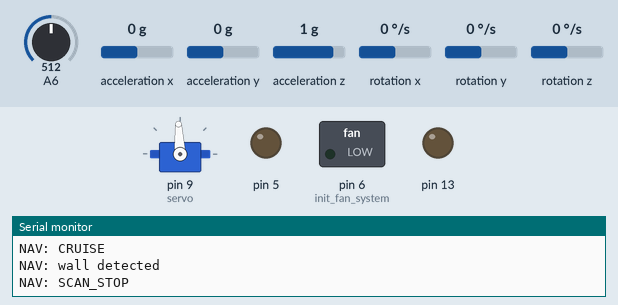
Simulated run of this sketch. Board: Arduino Uno, built with avr-gcc and run on an emulated ATmega328P. Parts: servo, switched loads named in the sketch (green lamp = pin HIGH), output pins drawn as LEDs (lit = HIGH), the last lines printed to the serial monitor. Wiring (inferred from the names in the program): MPU-6050 motion sensor at I2C address 0x68. Inputs (shaded band) come from the test bench; at power-on: rotation z 0 °/s, A6 = 512, acceleration x 0 g, acceleration y 0 g, acceleration z 1 g, rotation x 0 °/s, rotation y 0 °/s. Servo pulses on a pin are drawn as a servo (544–2400 µs = 0–180°).

Above: at 6.1 s.
6.2 s: rotation z set to -192 °/s
At 9.1 s:
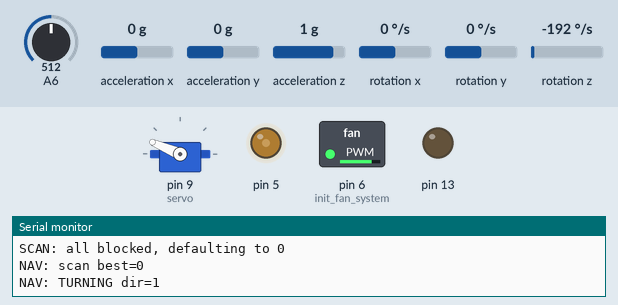
9.7 s: rotation z set to -100 °/s
At 14.7 s:
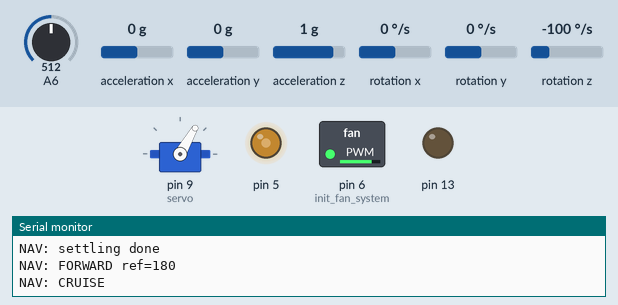
14.9 s: A6 set to 170
19.6 s: rotation z set to 0 °/s
At 21.2 s:
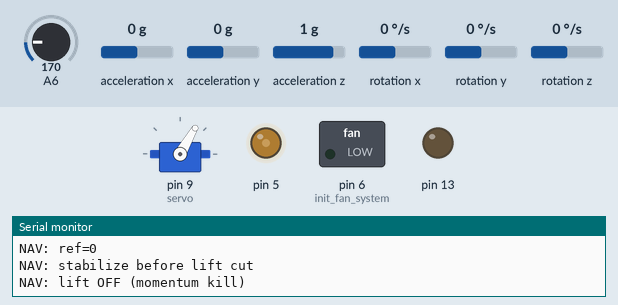
24.8 s: rotation z set to 37 °/s
28.3 s: rotation z set to 45 °/s
At 33.9 s:
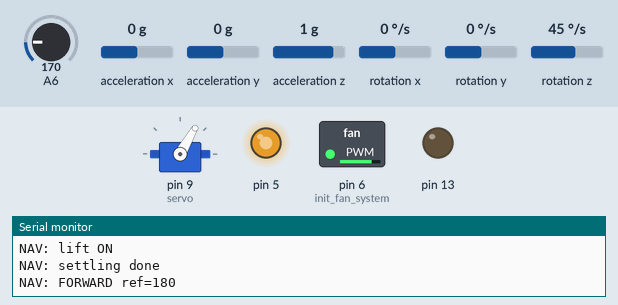
Timing chart, 0 to 34.5 s (numbered marks = the images above; inputs shaded):
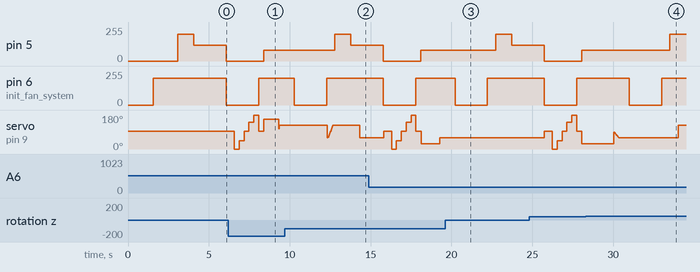

Measured:
- the behaviour switches between 40 and 41 °/s on rotation z (found by bisection; images 3 and 4)
- after the input at 19.6 s, servo on pin 9 (servo): stops changing and stays 60°
- after the input at 28.3 s, pin 5: 80/255 → 200/255 after 5.2 s instead of 5.6 s
- by itself, servo on pin 9 (servo): ramps from 60° to 125° and jumps back, once every 2.0 s

The sketch:

Hovercraft.ino
```cpp
// Sketch entry point. main() is defined in main.c -- everything runs as
// plain AVR register code, no Arduino API / setup()-loop() calls.
```

FANS.c
```cpp
/* =============================================================================
 * FANS.c  –  Fan PWM control, both on Timer0 fast-PWM.
 * PD6 = Lifting fan (OC0A)   PD5 = Thrust fan (OC0B)
 * =============================================================================*/
#include "TWI_UART_GPIO.h"

void init_fan_system(void) {
    DDRD |= (1 << DDD6) | (1 << DDD5);
    TCCR0A = (1 << COM0A1) | (1 << COM0B1) | (1 << WGM01) | (1 << WGM00);
    TCCR0B = (1 << CS00);
}
void lift_fan_control(uint8_t speed)   { OCR0A = speed; }
void lift_fan_stop(void)               { OCR0A = 0;     }
void thrust_fan_control(uint8_t speed) { OCR0B = speed; }
void thrust_fan_off(void)              { OCR0B = 0;     }
```

IMU_YAW.c
```cpp
/* =============================================================================
 * imu_yaw.c  –  MPU6050 driver: calibration + yaw integration from the
 * gyro's Z axis. main.c reads `yaw` and drives the steering servo itself
 * via servo_set_yaw(); this file only tracks heading.
 * =============================================================================*/

#include "TWI_UART_GPIO.h"

#define GZ_DEADZONE 0.3f   // ignore gyro-z noise below this (deg/s) so we don't drift while sitting still

#define MPU_ADDR    0x68

/* Calibration offsets */
int16_t gx_offset = 0, gy_offset = 0, gz_offset = 0;
int16_t ax_offset = 0, ay_offset = 0, az_offset = 0;

float yaw = 0.0f; // integrated heading, degrees, wrapped to [-180, 180]

/* Sensitivity tables */
uint8_t gyro_setting  = 0;
uint8_t accel_setting = 0;
uint8_t gyro_config[]  = {0x00, 0x08, 0x10, 0x18};
float   gyro_sens[]    = {131.0f, 65.5f, 32.8f, 16.4f};
uint8_t accel_config[] = {0x00, 0x08, 0x10, 0x18}; // full-scale-range bits written to MPU6050 reg 0x1C at init

// angle in degrees, +/-90 range; maps to a 1-2ms servo pulse centered at 1.5ms
void servo_set_yaw(float angle) {
    float pulse_ms = 1.5f + (angle / 90.0f);
    OCR1A = (uint16_t)(pulse_ms * 2000.0f);
}

// averages readings with the craft sitting still to find each axis's
// zero-offset; retries until every axis settles within its deadzone
// or we run out of tries
void imu_calibrate(void) {
    int32_t gx_sum, gy_sum, gz_sum;
    int32_t ax_sum, ay_sum, az_sum;
    uint8_t sensor_data[14];
    int gyro_deadzone  = 1;
    int accel_deadzone = 8;
    int ready_count    = 0;

    gx_offset = 0; gy_offset = 0; gz_offset = 0;
    ax_offset = 0; ay_offset = 0; az_offset = 0;

    int maximumTries = 10;
    while (maximumTries--) {
        ready_count = 0;
        gx_sum = 0; gy_sum = 0; gz_sum = 0;
        ax_sum = 0; ay_sum = 0; az_sum = 0;
        int bufferSize = 300;

        for (int i = 0; i < (bufferSize + 101); i++) {
            Read_Reg_N(MPU_ADDR, 0x3B, 14, (int16_t*)sensor_data);
            if (i > 100) {
                ax_sum += (int16_t)((sensor_data[0]<<8)|sensor_data[1])  - ax_offset;
                ay_sum += (int16_t)((sensor_data[2]<<8)|sensor_data[3])  - ay_offset;
                az_sum += ((int16_t)((sensor_data[4]<<8)|sensor_data[5]) - 16384) - az_offset;
                gx_sum += (int16_t)((sensor_data[8]<<8)|sensor_data[9])  - gx_offset;
                gy_sum += (int16_t)((sensor_data[10]<<8)|sensor_data[11])- gy_offset;
                gz_sum += (int16_t)((sensor_data[12]<<8)|sensor_data[13])- gz_offset;
            }
            delay_ms(2);
        }

        int16_t mean_ax = ax_sum / bufferSize;
        int16_t mean_ay = ay_sum / bufferSize;
        int16_t mean_az = az_sum / bufferSize;
        int16_t mean_gx = gx_sum / bufferSize;
        int16_t mean_gy = gy_sum / bufferSize;
        int16_t mean_gz = gz_sum / bufferSize;

        if (abs(mean_ax) <= accel_deadzone) ready_count++; else ax_offset += mean_ax;
        if (abs(mean_ay) <= accel_deadzone) ready_count++; else ay_offset += mean_ay;
        if (abs(mean_az) <= accel_deadzone) ready_count++; else az_offset += mean_az;
        if (abs(mean_gx) <= gyro_deadzone)  ready_count++; else gx_offset += mean_gx;
        if (abs(mean_gy) <= gyro_deadzone)  ready_count++; else gy_offset += mean_gy;
        if (abs(mean_gz) <= gyro_deadzone)  ready_count++; else gz_offset += mean_gz;

        if (ready_count == 6) break;
    }
}

// reads gyro-z over I2C and integrates it into `yaw`.
// doesn't touch the servo -- main.c decides what to do with the heading.
void runServo(float dt) {
    uint8_t gyro_data[6];
    Read_Reg_N(MPU_ADDR, 0x43, 6, (int16_t*)gyro_data);
    int16_t gz_raw = (int16_t)((gyro_data[4] << 8) | gyro_data[5]);

    float gz = (gz_raw - gz_offset) / gyro_sens[gyro_setting];
    if (fabs(gz) < GZ_DEADZONE) gz = 0.0f; // ignore noise so we don't drift while sitting still

    yaw += gz * dt;
    if (yaw >  180.0f) yaw -= 360.0f;
    if (yaw < -180.0f) yaw += 360.0f;
}
```

IR_TOP.c
```cpp
/* =============================================================================
 * IR_TOP.c  –  GP2Y0A21YK IR sensor: raw ADC -> distance in cm.
 * Mounted at the front for obstacle detection.
 * =============================================================================*/
#include "TWI_UART_GPIO.h"

#define IR_ADC_MAX 440
#define IR_ADC_MIN  40
#define IR_CM_MIN   10
#define IR_CM_MAX   80

uint16_t gp2y0a21yk_read_cm(uint16_t adc_value) {
    if (adc_value > IR_ADC_MAX) adc_value = IR_ADC_MAX;
    if (adc_value < IR_ADC_MIN) adc_value = IR_ADC_MIN;
    float distance = 5500.0f / (adc_value - 20.0f);
    if (distance < IR_CM_MIN) distance = IR_CM_MIN;
    if (distance > IR_CM_MAX) distance = IR_CM_MAX;
    return (uint16_t)distance;
}
```

TWI_UART_GPIO.c
```cpp
/* =============================================================================
 * TWI_UART_GPIO.c  –  Hardware drivers: UART, GPIO, timers, ADC, TWI/I2C.
 * =============================================================================*/
#include "TWI_UART_GPIO.h"

/* ============================== UART ============================== */
void uart_init(uint16_t ubrr) {
    UCSR0A = (1 << U2X0);
    UBRR0H = (ubrr >> 8);
    UBRR0L = ubrr;
    UCSR0B = (1 << TXEN0);
    UCSR0C = (1 << UCSZ01) | (1 << UCSZ00);
}
void uart_tx(char c) { while (!(UCSR0A & (1 << UDRE0))); UDR0 = c; }
void uart_print(const char *s) { for (; *s; s++) uart_tx(*s); }
void uart_print_int(int val) {
    char buf[12]; int i = 0, is_neg = 0;
    if (val == 0) { buf[i++] = '0'; }
    else {
        if (val < 0) { is_neg = 1; val = -val; }
        while (val > 0) { buf[i++] = (val % 10) + '0'; val /= 10; }
        if (is_neg) buf[i++] = '-';
    }
    buf[i] = '\0';
    for (int j = 0; j < i/2; j++) { char t = buf[j]; buf[j] = buf[i-j-1]; buf[i-j-1] = t; }
    uart_print(buf);
}

/* ============================== GPIO ============================== */
void gpio_init(void) {
    DDRB |= (1 << PB1) | (1 << PB3) | (1 << PB5);  /* servo + US triggers */
    DDRD &= ~((1 << PD2) | (1 << PD3));              /* US echo inputs      */
}

/* ============================== Timers ============================== */
volatile uint8_t  loop_flag    = 0;
volatile uint32_t system_ticks = 0;

void timer1_init(void) {
    DDRB |= (1 << PB1);
    ICR1   = 39999;
    TCCR1A = (1 << COM1A1) | (1 << WGM11);
    TCCR1B = (1 << WGM13)  | (1 << WGM12) | (1 << CS11);
    TIMSK1 |= (1 << TOIE1);
    sei();
}
ISR(TIMER1_OVF_vect) { loop_flag = 1; system_ticks++; }

void timer2_init(void) {
    TCCR2A = 0;
    TCCR2B = (1 << CS22) | (1 << CS20);
    TCNT2  = 0;
}
void delay_ms(uint16_t ms) { while (ms--) _delay_ms(1); }

/* ============================== ADC ============================== */
volatile uint8_t  adc_ready = 0;
volatile uint16_t adc_value = 0;

void adc_init(void) {
    ADMUX  = (1 << REFS0);
    ADCSRA = (1 << ADEN) | (1 << ADIE) | (1 << ADPS2) | (1 << ADPS1) | (1 << ADPS0);
    sei();
}
void adc_start(uint8_t channel) {
    adc_ready = 0;
    ADMUX = (ADMUX & 0xF0) | (channel & 0x0F);
    ADCSRA |= (1 << ADSC);
}
ISR(ADC_vect) { adc_value = ADC; adc_ready = 1; }
uint16_t adc_get(void) { return adc_value; }

/* ============================== TWI ============================== */
volatile struct { uint8_t TWI_ACK:1; } flags;
volatile uint8_t TWI_status, TWI_byte;

void twi_init(void) {
    TWSR &= ~((1<<TWPS0)|(1<<TWPS1)); TWBR = 72; TWCR = (1<<TWEN);
}
uint8_t TWI_start(uint8_t addr, uint8_t rw) {
    TWCR = (1<<TWINT)|(1<<TWSTA)|(1<<TWEN);
    while (!(TWCR & (1<<TWINT)));
    if (((TWSR&0xF8)!=TW_START) && ((TWSR&0xF8)!=TW_REP_START)) return 1;
    TWDR = (addr<<1)|(rw&1); TWCR = (1<<TWINT)|(1<<TWEN);
    while (!(TWCR & (1<<TWINT)));
    if (((TWSR&0xF8)!=TW_MT_SLA_ACK) && ((TWSR&0xF8)!=TW_MR_SLA_ACK)) return 2;
    return 0;
}
void TWI_stop(void) { TWCR=(1<<TWINT)|(1<<TWEN)|(1<<TWSTO); while(TWCR&(1<<TWSTO)); }
uint8_t TWI_write(uint8_t d) {
    TWDR=d; TWCR=(1<<TWINT)|(1<<TWEN); while(!(TWCR&(1<<TWINT)));
    if ((TWSR&0xF8)!=TW_MT_DATA_ACK) return 1; return 0;
}
uint8_t TWI_ack_read(void) {
    TWCR=(1<<TWINT)|(1<<TWEN)|(1<<TWEA); while(!(TWCR&(1<<TWINT)));
    flags.TWI_ACK=1; if((TWSR&0xF8)!=TW_MR_DATA_ACK) flags.TWI_ACK=0; return TWDR;
}
uint8_t TWI_nack_read(void) {
    TWCR=(1<<TWINT)|(1<<TWEN); while(!(TWCR&(1<<TWINT)));
    flags.TWI_ACK=1; if((TWSR&0xF8)!=TW_MR_DATA_NACK){flags.TWI_ACK=0;return 0;} return TWDR;
}
uint8_t Read_Reg(uint8_t a, uint8_t r) {
    TWI_status=TWI_start(a,TW_WRITE); if(TWI_status) return 1;
    TWI_status=TWI_write(r);          if(TWI_status) return 2;
    TWI_status=TWI_start(a,TW_READ);  if(TWI_status) return 3;
    TWI_byte=TWI_nack_read(); TWI_stop();
    if(!flags.TWI_ACK) return 4; return 0;
}
uint8_t Read_Reg_N(uint8_t a, uint8_t r, uint8_t n, int16_t *d) {
    uint8_t *p=(uint8_t*)d;
    TWI_status=TWI_start(a,TW_WRITE); if(TWI_status) return 1;
    TWI_status=TWI_write(r);          if(TWI_status) return 2;
    TWI_status=TWI_start(a,TW_READ);  if(TWI_status) return 3;
    for (uint8_t i=0;i<n-1;i++) { *p=TWI_ack_read(); if(!flags.TWI_ACK) return 5; p++; }
    *p=TWI_nack_read(); TWI_stop(); if(!flags.TWI_ACK) return 4; return 0;
}
uint8_t Write_Reg(uint8_t a, uint8_t r, uint8_t v) {
    TWI_status=TWI_start(a,TW_WRITE); if(TWI_status) return 1;
    TWI_status=TWI_write(r);          if(TWI_status) return 2;
    TWI_status=TWI_write(v);          if(TWI_status) return 3;
    TWI_stop(); if(!flags.TWI_ACK) return 4; return 0;
}

/* ============================== Filter ============================== */
static float alpha = 0.3f;
float filter_distance(float newVal, float *state) {
    *state = alpha*newVal + (1.0f-alpha)*(*state);
    return *state;
}
```

TWI_UART_GPIO.h
```cpp
#ifndef TWI_UART_GPIO_H
#define TWI_UART_GPIO_H

/* =============================================================================
 * TWI_UART_GPIO.h  –  Shared header for the low-level hardware drivers:
 * UART (debug logging), GPIO, timers, ADC, and TWI/I2C (talks to the MPU6050).
 * =============================================================================*/

#include <avr/io.h>
#include <avr/interrupt.h>
#include <util/delay.h>
#include <util/twi.h>
#include <math.h>
#include <stdlib.h>
#include <stdint.h>

/* ---------- UART ---------- */
void uart_init(uint16_t ubrr);
void uart_tx(char c);
void uart_print(const char *s);
void uart_print_int(int val);

/* ---------- GPIO ---------- */
void gpio_init(void);

/* ---------- Timers ---------- */
void timer1_init(void);   /* 50 Hz loop tick + servo PWM */
void timer2_init(void);   /* ultrasonic timing           */
void delay_ms(uint16_t ms);

extern volatile uint8_t  loop_flag;      /* set by Timer1 OVF ISR (~50 Hz) */
extern volatile uint32_t system_ticks;   /* incremented every 20 ms        */

/* ---------- ADC ---------- */
void     adc_init(void);
void     adc_start(uint8_t channel);
uint16_t adc_get(void);
extern volatile uint8_t  adc_ready;
extern volatile uint16_t adc_value;

/* ---------- TWI (I2C) ---------- */
void    twi_init(void);
uint8_t TWI_start(uint8_t twi_addr, uint8_t read_write);
void    TWI_stop(void);
uint8_t TWI_write(uint8_t tx_data);
uint8_t TWI_ack_read(void);
uint8_t TWI_nack_read(void);
uint8_t Read_Reg(uint8_t TWI_addr, uint8_t reg_addr);
uint8_t Read_Reg_N(uint8_t TWI_addr, uint8_t reg_addr, uint8_t bytes, int16_t *data);
uint8_t Write_Reg(uint8_t TWI_addr, uint8_t reg_addr, uint8_t value);

/* ---------- Distance filter (defined in TWI_UART_GPIO.c) ---------- */
float filter_distance(float newVal, float *state);

/* ---------- Fans (FANS.c) ---------- */
void init_fan_system(void);
void lift_fan_control(uint8_t speed);
void lift_fan_stop(void);
void thrust_fan_control(uint8_t speed);
void thrust_fan_off(void);

/* ---------- Ultrasonic (US_LEFT.c / US_RIGHT.c) ---------- */
uint16_t getLeftDistance(void);
uint16_t getRightDistance(void);

/* ---------- IR top sensor (IR_TOP.c) ---------- */
/* Converts a raw ADC reading to distance in cm. Not currently called --
 * navigation works off raw ADC counts (see IR_OBSTACLE_THRESHOLD in
 * main.c) -- kept around in case cm-based thresholds are useful later. */
uint16_t gp2y0a21yk_read_cm(uint16_t adc_value);

/* ---------- IMU (imu_yaw.c) ---------- */
extern int16_t gx_offset, gy_offset, gz_offset;
extern int16_t ax_offset, ay_offset, az_offset;
extern float   yaw;           /* integrated gyro-z (degrees) */
extern uint8_t gyro_setting;
extern uint8_t accel_setting;
extern uint8_t gyro_config[];
extern uint8_t accel_config[];
extern float   gyro_sens[];

void imu_calibrate(void);
void runServo(float dt);         /* updates yaw; does NOT write servo */
void servo_set_yaw(float angle); /* writes OCR1A directly             */

#endif /* TWI_UART_GPIO_H */
```

US_LEFT.c
```cpp
/* =============================================================================
 * US_LEFT.c  –  Left ultrasonic (HC-SR04), timed off Timer2.
 * TRIG=PB3  ECHO=PD2
 * Not called by the current navigation logic (front IR only) -- kept in
 * case a later version brings the side ultrasonics back in.
 * =============================================================================*/
#include "TWI_UART_GPIO.h"

#define TRIG_PIN       PB3
#define ECHO_PIN       PD2
#define MAX_DISTANCE   400u
#define TIMER2_TICK_US 8u

static uint16_t us_left_read_cm(void) {
    uint32_t timeout;
    uint16_t count;
    uint16_t overflow = 0;

    PORTB &= ~(1 << TRIG_PIN);
    _delay_us(2);
    PORTB |= (1 << TRIG_PIN);
    _delay_us(10);
    PORTB &= ~(1 << TRIG_PIN);

    timeout = 8000;
    while (!(PIND & (1 << ECHO_PIN))) { if (--timeout == 0) return MAX_DISTANCE; }

    TCNT2 = 0;
    TIFR2 |= (1 << TOV2);

    timeout = 8000;
    while (PIND & (1 << ECHO_PIN)) {
        if (TIFR2 & (1 << TOV2)) { TIFR2 |= (1 << TOV2); overflow++; }
        if (--timeout == 0) return MAX_DISTANCE;
    }

    count = TCNT2 + (overflow * 256u);
    return (count * TIMER2_TICK_US) / 58u;
}

static float   leftFilter   = 0.0f;
static uint8_t leftFirstRun = 1;

uint16_t getLeftDistance(void) {
    uint16_t rawDistance = us_left_read_cm();
    if (leftFirstRun) { leftFilter = rawDistance; leftFirstRun = 0; }
    if (abs((int)rawDistance - (int)leftFilter) > 100) rawDistance = (uint16_t)leftFilter;
    return (uint16_t)filter_distance(rawDistance, &leftFilter);
}
```

US_RIGHT.c
```cpp
/* =============================================================================
 * US_RIGHT.c  –  Right ultrasonic (HC-SR04), timed off Timer2.
 * TRIG=PB5  ECHO=PD3
 * Not called by the current navigation logic (front IR only) -- kept in
 * case a later version brings the side ultrasonics back in.
 * =============================================================================*/
#include "TWI_UART_GPIO.h"

#define TRIG_PIN       PB5
#define ECHO_PIN       PD3
#define MAX_DISTANCE   400u
#define TIMER2_TICK_US 8u

static uint16_t us_right_read_cm(void) {
    uint32_t timeout;
    uint16_t count;
    uint16_t overflow = 0;

    PORTB &= ~(1 << TRIG_PIN);
    _delay_us(2);
    PORTB |= (1 << TRIG_PIN);
    _delay_us(10);
    PORTB &= ~(1 << TRIG_PIN);

    timeout = 8000;
    while (!(PIND & (1 << ECHO_PIN))) { if (--timeout == 0) return MAX_DISTANCE; }

    TCNT2 = 0;
    TIFR2 |= (1 << TOV2);

    timeout = 8000;
    while (PIND & (1 << ECHO_PIN)) {
        if (TIFR2 & (1 << TOV2)) { TIFR2 |= (1 << TOV2); overflow++; }
        if (--timeout == 0) return MAX_DISTANCE;
    }

    count = TCNT2 + (overflow * 256u);
    return (count * TIMER2_TICK_US) / 58u;
}

static float   rightFilter   = 0.0f;
static uint8_t rightFirstRun = 1;

uint16_t getRightDistance(void) {
    uint16_t rawDistance = us_right_read_cm();
    if (rightFirstRun) { rightFilter = rawDistance; rightFirstRun = 0; }
    if (abs((int)rawDistance - (int)rightFilter) > 100) rawDistance = (uint16_t)rightFilter;
    return (uint16_t)filter_distance(rawDistance, &rightFilter);
}
```

Source omitted: main.c (9998 bytes)
